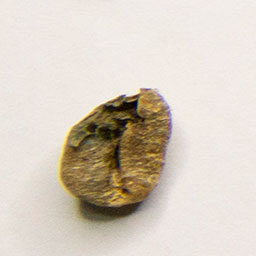
#> input picture dataset/defect/image1.jpg, 256 x 256 px, found by its file name; its folder holds only this picture in this run; the run also reads 1 picture not shown here
$ jupyter execute --allow-errors P3.ipynb   (older library calls are emulated)
#> lines starting #> are read from the running program, lines starting #| are printed output that depends on the picture
[cell 1]
# Import library yang kalian butuhkan
import os
import cv2 as cv
import matplotlib.pyplot as plt
import numpy as np
import pandas as pd
from sklearn.model_selection import train_test_split, cross_val_predict
from sklearn.metrics import accuracy_score, classification_report
from skimage.feature import graycomatrix, graycoprops
from scipy.stats import entropy
from sklearn.ensemble import RandomForestClassifier
from sklearn.svm import SVC
from sklearn.neighbors import KNeighborsClassifier
from sklearn.metrics import accuracy_score, precision_score, recall_score, f1_score, confusion_matrix, classification_report
from sklearn.metrics import (confusion_matrix, ConfusionMatrixDisplay)
import seaborn as sns

import os untuk mengakses sistem file, membaca folder dan path gambar dataset. import cv2 as cv  untuk membaca, memproses, dan memanipulasi gambar seperti resize dan konversi warna. import matplotlib.pyplot as plt untuk menampilkan gambar dan grafik hasil visualisasi. import numpy as np untuk operasi matematika dan manipulasi array atau matriks gambar. import pandas as pd untuk menyimpan dan mengelola data fitur dalam bentuk tabel DataFrame. from sklearn.model_selection import train_test_split, cross_val_predict : train_test_split digunakan untuk membagi dataset menjadi data latih dan data uji, sedangkan cross_val_predict digunakan untuk prediksi menggunakan cross-validation. from skimage.feature import graycomatrix, graycoprops untuk ekstraksi fitur tekstur menggunakan GLCM atau Gray Level Co-occurrence Matrix. from scipy.stats import entropy untuk menghitung nilai entropi sebagai salah satu fitur statistik gambar. from sklearn.ensemble import RandomForestClassifier, from sklearn.svm import SVC dan from sklearn.neighbors import KNeighborsClassifier merupakan tiga model klasifikasi yang digunakan yaitu Random Forest berbasis ensemble decision tree, SVM atau Support Vector Machine, dan KNN atau K-Nearest Neighbors. from sklearn.metrics import accuracy_score, precision_score, recall_score, f1_score, confusion_matrix, classification_report dan from sklearn.metrics import confusion_matrix, ConfusionMatrixDisplay untuk evaluasi performa model mencakup akurasi, presisi, recall, F1-score, dan confusion matrix. import seaborn as sns untuk visualisasi data yang lebih menarik, terutama heatmap confusion matrix.

## Data Loading

Buat struktur folder dataset sebagai berikut:
```
.
└──dataset
    ├── label1
	├── image1.jpg
	├── image2.jpg
	└── image3.jpg
    ├── label2
    └── label3
    └── dst...
```

[cell 2]
data = []
labels = []
file_name = []
for sub_folder in os.listdir("dataset\\"):
    sub_folder_files = os.listdir(os.path.join("dataset\\", sub_folder))
    for i, image in enumerate(sub_folder_files):
        img_path = os.path.join("dataset\\", sub_folder, image)
        img = cv.imread(img_path)
#> img is the input picture: shape (256, 256, 3); mean B, G, R 194.3, 206.2, 216
        img = img.astype(np.uint8)
        img = cv.cvtColor(img, cv.COLOR_BGR2GRAY)
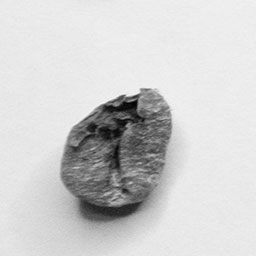
#> img: shape (256, 256); min 2, max 248, mean 207.7

        data.append(img)
        labels.append(sub_folder)
        name = os.path.splitext(image)[0]
        file_name.append(image)

data = np.array(data)
labels = np.array(labels)

Membuat tiga list kosong sebagai wadah untuk menyimpan gambar, label kelas, dan nama file. Melakukan perulangan pada setiap subfolder di dalam folder dataset. Setiap subfolder mewakili satu kelas, misalnya Premium dan Defect. Mengambil daftar semua file gambar yang ada di dalam subfolder tersebut. Melakukan perulangan pada setiap gambar dan membentuk path lengkap menuju file gambar tersebut. Membaca gambar dari path, mengubah tipe datanya menjadi uint8, lalu mengkonversi warna dari BGR menjadi grayscale karena ekstraksi fitur GLCM hanya membutuhkan gambar satu channel. Menyimpan gambar ke list data, nama subfolder sebagai label kelas, dan nama file ke masing-masing list. Mengubah list data dan labels menjadi array NumPy agar bisa diproses oleh model machine learning.

[cell 3]
print(f"Jumlah gambar di memori  : {len(data)}")
#| Jumlah gambar di memori  : 2
print(f"Jumlah label di memori   : {len(labels)}")
print(f"Jumlah nama file dibaca  : {len(file_name)}")

menampilkan jumlah data yang berhasil dimuat ke memori setelah proses pembacaan dataset selesai. len(data) menghitung jumlah gambar yang berhasil dibaca dan disimpan ke dalam array, len(labels) menghitung jumlah label kelas yang tersimpan, seharusnya sama dengan jumlah gambar dan len(file_name) menghitung jumlah nama file yang berhasil dibaca dari folder dataset.

[cell 4]
# Menghitung jumlah gambar untuk masing-masing label otomatis
unique_labels, counts = np.unique(labels, return_counts=True)

# Membuat grafik batang
plt.figure(figsize=(8, 5))
plt.bar(unique_labels, counts, color=['#1f77b4', '#ff7f0e'])
plt.title("Visualisasi Distribusi Data Biji Kopi", fontsize=14)
plt.xlabel("Label / Kelas", fontsize=12)
plt.ylabel("Jumlah Gambar", fontsize=12)

for i in range(len(unique_labels)):
    plt.text(i, counts[i] + 2, str(counts[i]), ha='center', fontweight='bold')

plt.ylim(0, max(counts) + 20)
plt.show()
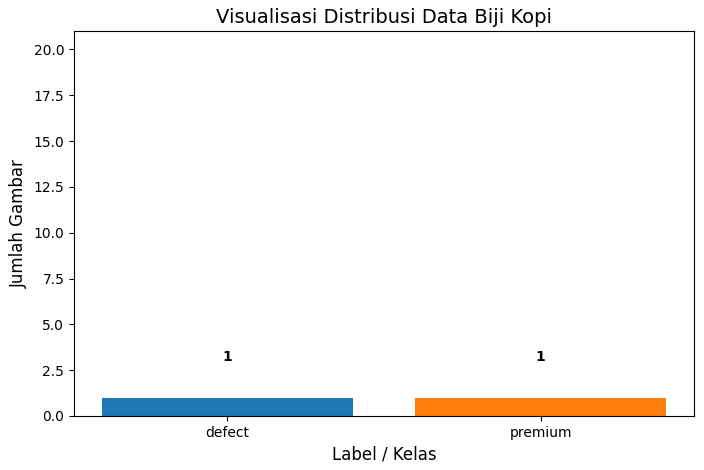
#> figure drawn by matplotlib, 1 panel

Menghitung jumlah gambar untuk setiap kelas secara otomatis. unique_labels berisi nama kelas seperti Normal dan Defect, sedangkan counts berisi jumlah gambar masing-masing kelas. Membuat grafik batang dengan ukuran 8x5 inci. Setiap kelas diberi warna berbeda, biru untuk kelas pertama dan oranye untuk kelas kedua, lalu ditambahkan judul dan label pada sumbu x dan y. Menambahkan angka jumlah gambar tepat di atas setiap batang grafik agar lebih mudah dibaca, dengan posisi sedikit di atas batang dan teks dicetak tebal. Mengatur batas atas sumbu y agar ada ruang kosong di atas batang tertinggi sehingga angka tidak terpotong, lalu menampilkan grafik.

[cell 5]
# 1. Cari urutan (indeks) gambar untuk masing-masing kelas
idx_defect = np.where(labels == 'defect')[0]
idx_premium = np.where(labels == 'premium')[0]

# 2. Ambil 3 gambar defect dan 3 gambar premium untuk dijadikan sampel
sample_indices = np.concatenate((idx_defect[:3], idx_premium[:3]))

plt.figure(figsize=(15, 3))

for i, idx in enumerate(sample_indices):
    plt.subplot(1, len(sample_indices), i + 1)

    # 3. Susun ulang alamat path gambar aslinya
    img_path = os.path.join("dataset", labels[idx], file_name[idx])

    # 4. Baca gambar aslinya dari folder (Format warnanya masih BGR dari OpenCV)
    img_bgr = cv.imread(img_path)

    # 5. Konversi warnanya dari BGR ke RGB biar nggak jadi "kopi avatar" (kebiruan)
    img_rgb = cv.cvtColor(img_bgr, cv.COLOR_BGR2RGB)

    # Tampilkan gambar RGB-nya!
    plt.imshow(img_rgb)
    plt.title(f"ID: {labels[idx]}", fontsize=10)
    plt.axis('off')

plt.tight_layout()
plt.show()
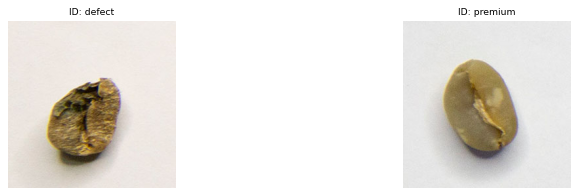
#> figure drawn by matplotlib, 2 panels

Mencari indeks posisi semua gambar yang berlabel defect dan premium di dalam array labels, sehingga bisa diakses secara spesifik per kelas. Mengambil 3 indeks pertama dari kelas defect dan 3 indeks pertama dari kelas premium, lalu digabungkan menjadi satu array berisi 6 indeks sampel. Membuat canvas berukuran 15x3 inci, lalu membuat layout subplot sebanyak 6 kolom dalam 1 baris untuk menampilkan setiap gambar sampel secara berdampingan. Menyusun ulang path gambar asli dari folder dataset menggunakan nama label sebagai subfolder dan nama file yang tersimpan di file_name, lalu membaca gambar tersebut dalam format BGR. Mengkonversi warna gambar dari BGR ke RGB karena OpenCV membaca gambar dalam format BGR, sedangkan matplotlib menampilkan dalam format RGB. Tanpa konversi ini warna gambar akan terlihat kebiruan. Menambahkan judul berisi nama kelas pada setiap gambar, menyembunyikan sumbu koordinat, merapikan jarak antar subplot, lalu menampilkan keseluruhan visualisasi.

## Data Augmentation

### Define Augmentation Function

[cell 6]
# melakukan augmentasi data
data_augmented = []
labels_augmented = []
paths_augmented = []
file_name_augmented = []
for i in range(len(data)):
	pass
#> this loop made 2 passes

Membuat empat list kosong sebagai wadah untuk menyimpan hasil augmentasi, yaitu gambar yang sudah diaugmentasi, label kelasnya, path filenya, dan nama filenya. Melakukan perulangan sebanyak jumlah gambar yang ada di dalam dataset. Kata pass berarti isi perulangan ini masih kosong dan belum diimplementasikan, kemungkinan akan diisi dengan proses augmentasi seperti rotasi, flip, atau perubahan kecerahan pada setiap gambar.

[cell 7]
print("Data sebelum augmentasi: ", len(data))
#| Data sebelum augmentasi:  2
print("Data setelah augmentasi: ", len(data_augmented))

Menampilkan perbandingan jumlah gambar sebelum dan sesudah proses augmentasi dilakukan. Hasilnya akan menunjukkan seberapa banyak data baru yang berhasil dihasilkan dari proses augmentasi, di mana jumlah data setelah augmentasi seharusnya lebih banyak dari sebelumnya.

## Data Preparation

### Define Preprocessing Function

[cell 8]
# 1. KERNEL  yang dipakai
kernelSharpening = np.array([
    [1/9, 1/9, 1/9],
    [1/9, 8/9, 1/9],
    [1/9, 1/9, 1/9]
])

# kernel sobel sumbu x
sobelX = np.array([
    [-1, 0, 1],
    [-2, 0, 2],
    [-1, 0, 1]
], dtype=np.float32)
# kernel sobel sumbu y
sobelY = np.array([
    [ 1,  2,  1],
    [ 0,  0,  0],
    [-1, -2, -1]
], dtype=np.float32)

# kernel prewitt sumbu x
prewittX = np.array([
    [-1, 0, 1],
    [-1, 0, 1],
    [-1, 0, 1]
], dtype=np.float32)
# kernel prewitt sumbu y
prewittY = np.array([
    [ 1,  1,  1],
    [ 0,  0,  0],
    [-1, -1, -1]
], dtype=np.float32)

# kernel roberts sumbu x
robertsX = np.array([
    [1,  0],
    [0, -1]
], dtype=np.float32)
# kernel roberts sumbu y
robertsY = np.array([
    [ 0, 1],
    [-1, 0]
], dtype=np.float32)

# 2. FUNGSI DASAR
# [26 lines left out: functions normalisasi, histogram_equalization, not called in this run]

# 3. FUNGSI SPASIAL
def convolution(img, kernel):
    size = kernel.shape[0]
    pad_size = size // 2
    padded = np.pad(img, pad_size, mode='constant')
    canvas = np.zeros_like(img).astype(np.float32)
    height, width = img.shape
    for i in range(height):
        for j in range(width):
            region = padded[i:i+size, j:j+size]
            canvas[i, j] = np.sum(region * kernel)
    return canvas

def edge(img, kernelx, kernely):
    gx = convolution(img, kernelx)
    gy = convolution(img, kernely)
    canvas = np.abs(gx) + np.abs(gy)
    canvas = canvas * 255.0 / np.max(canvas)
    return np.clip(canvas, 0, 255).astype(np.uint8)

def filter(img, size, mode):
    # dimensi gambar
    height, width = img.shape
    # ukuran padding
    pad = size // 2
    # tambah padding tepi
    padded = np.pad(img, pad, mode='edge')
    # kanvas hasil
    canvas = np.zeros_like(img, dtype=np.uint8)
    match mode:
        case 'mean':
            area = size * size
            # filter rata-rata
            for i in range(height):
                for j in range(width):
                    # area kernel
                    region = padded[i:i+size, j:j+size]
                    # rumus mean manual
                    total = 0
                    for ki in range(size):
                        for kj in range(size):
                            total += int(region[ki, kj])
                    # rumus mean manual
                    canvas[i, j] = total // area
        case 'median':
            area = size * size
            # filter median
            for i in range(height):
                for j in range(width):
                    # area kernel
                    region = padded[i:i+size, j:j+size]
                    # kumpulkan nilai piksel ke list manual
                    values = [0] * area
                    idx = 0
                    for ki in range(size):
                        for kj in range(size):
                            values[idx] = int(region[ki, kj])
                            idx += 1
                    # urutkan manual dengan bubble sort
                    for a in range(area):
                        for b in range(0, area - a - 1):
                            if values[b] > values[b + 1]:
                                values[b], values[b + 1] = values[b + 1], values[b]
                    # ambil nilai tengah
                    canvas[i, j] = values[area // 2]
        case 'modus':
            # filter modus
            for i in range(height):
                for j in range(width):
                    # area kernel
                    region = padded[i:i+size, j:j+size]
                    # ratakan array
                    values = region.ravel()
                    # hitung kemunculan
                    count = {}
                    for val in values:
                        if val in count:
                            count[val] += 1
                        else:
                            count[val] = 1
                    # cari nilai terbanyak
                    max_count = 0
                    mode_val = 0
                    for val, freq in count.items():
                        if freq > max_count:
                            max_count = freq
                            mode_val = val
                    # simpan hasil
                    canvas[i, j] = mode_val
    # kembalikan gambar
    return canvas

#TRESHHOLD
def thresholding(image, n):
    image = np.array(image)
    result = np.zeros_like(image)

    for i in range(image.shape[0]):
        for j in range(image.shape[1]):
            if image[i][j] >= n:
                result[i][j] = 255
            else:
                result[i][j] = 0
    return result

Kernel untuk mempertajam gambar. Nilai tengah 8/9 yang lebih besar dari sekitarnya membuat piksel pusat lebih dominan sehingga tepi dan detail gambar terlihat lebih tajam.Dua kernel Sobel untuk mendeteksi tepi. sobelX mendeteksi perubahan intensitas arah horizontal, sedangkan sobelY mendeteksi perubahan arah vertikal.Dua kernel Prewitt untuk mendeteksi tepi, mirip dengan Sobel namun tanpa pembobotan lebih besar pada baris atau kolom tengah. prewittX mendeteksi perubahan intensitas arah horizontal, sedangkan prewittY mendeteksi perubahan arah vertikal. Karena tidak ada pembobotan ekstra, hasil deteksi tepi Prewitt cenderung lebih sederhana dan sedikit lebih sensitif terhadap noise dibanding Sobel.Dua kernel Roberts berukuran dua kali dua untuk mendeteksi tepi dengan cara membandingkan piksel secara diagonal. robertsX dan robertsY masing masing menangkap perubahan intensitas pada arah diagonal yang berlawanan. Karena ukurannya kecil, kernel ini lebih cepat dihitung namun lebih rentan terhadap noise dibanding Sobel maupun Prewitt.Fungsi normalisasi agar nilai piksel tersebar merata dari 0 sampai 255. Piksel paling gelap menjadi 0 dan paling terang menjadi 255.Fungsi histogram_equalization untuk menghitung histogram gambar secara manual, yaitu menghitung berapa banyak piksel untuk setiap nilai intensitas dari 0 sampai 255. Menghitung Cumulative Distribution Function (CDF) lalu dinormalisasi ke rentang 0-255. CDF digunakan sebagai tabel pemetaan nilai piksel baru agar distribusi intensitas menjadi lebih merata.Fungsi convolution untuk operasi konvolusi manual antara gambar dan kernel. Setiap piksel dihitung dengan mengalikan area sekitarnya dengan nilai kernel lalu dijumlahkan. Padding ditambahkan agar ukuran output sama dengan input.Fungsi edge untuk mendeteksi tepi dengan menggabungkan hasil konvolusi sobelX dan sobelY. Nilai absolut keduanya dijumlahkan untuk mendapatkan kekuatan tepi di setiap piksel.Fungsi filter dengan tiga mode. Mode mean menghitung rata-rata piksel dalam area kernel untuk menghaluskan gambar. Mode median mengurutkan nilai piksel menggunakan bubble sort manual lalu mengambil nilai tengahnya, yang lebih efektif untuk menghilangkan noise tanpa mengaburkan tepi gambar. Mode modus menghitung nilai piksel yang paling sering muncul dalam area kernel menggunakan dictionary, lalu menjadikan nilai dengan frekuensi tertinggi sebagai hasil untuk piksel tengah, sehingga cocok untuk menghilangkan noise berupa nilai piksel acak yang berbeda jauh dari sekitarnya.Fungsi thresholding untuk mengubah gambar grayscale menjadi gambar biner. Setiap piksel dibandingkan dengan nilai ambang n. Jika nilai piksel lebih besar atau sama dengan n maka piksel tersebut diubah menjadi putih atau 255, sedangkan jika lebih kecil dari n maka diubah menjadi hitam atau 0. Proses ini memisahkan objek dari latar belakang berdasarkan tingkat kecerahan.

[cell 9]
def resize(image, target_size=(256, 256)):
    old_height, old_width = image.shape[:2]
    new_height, new_width = target_size
    resized_image = np.zeros((new_height, new_width), dtype=np.uint8)
    for i in range(new_height):
        for j in range(new_width):
            x = int(j * old_width / new_width)
            y = int(i * old_height / new_height)
            resized_image[i, j] = image[y, x]
    return resized_image

# [22 lines left out: functions prepro1, prepro2, not called in this run]

def prepro3(image):
    # Eksperimen 3: Smoothing + Edge Detection (Manual)

    # 1. Smoothing (mean filter ukuran 3) manual
    img_smooth = filter(image, 3, 'mean')

    # 2. Edge Detection Sobel manual
    img_edge = edge(img_smooth, sobelX, sobelY)

    img_tresh = thresholding(img_edge, 15)

    return img_tresh

Fungsi resize untuk mengubah ukuran gambar ke dimensi target secara manual menggunakan metode nearest neighbor. Setiap piksel pada gambar baru dipetakan ke posisi piksel terdekat di gambar asli berdasarkan perbandingan skala lebar dan tinggi. Fungsi prepro1: Median Filter + Normalisasi untuk pipeline preprocessing eksperimen pertama. Pertama gambar dihaluskan menggunakan median filter ukuran 3x3 untuk menghilangkan noise, lalu hasilnya dinormalisasi agar nilai piksel tersebar merata dari 0 sampai 255. Fungsi prepro2: Histogram Equalization + Sharpening untuk pipeline preprocessing eksperimen kedua. Pertama distribusi intensitas gambar diratakan menggunakan histogram equalization agar detail di area gelap maupun terang lebih terlihat, lalu dilakukan sharpening melalui konvolusi untuk mempertajam tepi dan detail gambar. Fungsi np.clip dipakai karena hasil konvolusi bisa menghasilkan nilai di luar rentang 0-255. Fungsi prepro3: Smoothing + Edge Detection untuk pipeline preprocessing eksperimen ketiga. Pertama gambar dihaluskan menggunakan mean filter ukuran 3x3 untuk mengurangi noise sebelum deteksi tepi, lalu diterapkan deteksi tepi Sobel pada kedua arah horizontal dan vertikal untuk menghasilkan gambar yang hanya menampilkan informasi tepi biji kopi.

### Preprocessing

[cell 10]
# pada bagian ini bisa gunakan data yang sebelum augmentasi atau setelah augmentasi
dataPreprocessed = []
for i in range(len(data)):
    # 1. Resize dulu pakai fungsi manual
    img_resized = resize(data[i], target_size=(256, 256))

    # 2. Panggil eksperimennya (Ganti prepro1 jadi prepro2 / prepro3 untuk tes yang lain)
    img_final = prepro3(img_resized)

    # 3. Masukkan ke list
    dataPreprocessed.append(img_final)
#> this loop made 2 passes
#> (old_height in resize, old_width in resize, new_height in resize, new_width in resize) on passes 1 to 2: (256, 256, 256, 256), (256, 256, 256, 256)
#> pass 1, in convolution, `padded = np.pad(img, pad_size, mode='constant')`:
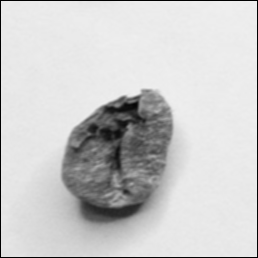
#> padded: shape (258, 258); min 0, max 239, mean 204
#> pass 1, in edge, `gx = convolution(img, kernelx)`:
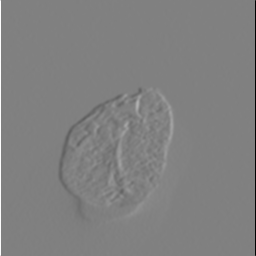
#> gx: shape (256, 256) float32; min -952, max 936, mean 0.1; drawn with min black and max white
#> after the loop, dataPreprocessed = 2 items

dataPreprocessed = np.array(dataPreprocessed)
print(f"Selesai memproses {len(dataPreprocessed)} gambar.")
#| Selesai memproses 2 gambar.

Membuat list kosong sebagai wadah untuk menyimpan seluruh gambar yang sudah melalui proses preprocessing. Melakukan perulangan pada setiap gambar di dalam dataset, lalu mengubah ukurannya menjadi 256x256 piksel menggunakan fungsi resize manual agar semua gambar memiliki dimensi yang seragam sebelum diproses lebih lanjut. Menerapkan pipeline preprocessing eksperimen ketiga yaitu smoothing dengan mean filter, deteksi tepi Sobel, dan thresholding pada gambar yang sudah di-resize, lalu menyimpan hasilnya ke dalam list. Setelah seluruh gambar selesai diproses, list tersebut diubah menjadi array numpy agar bisa digunakan untuk tahap ekstraksi fitur maupun pelatihan model selanjutnya.

[cell 11]
# Ambil 10 indeks gambar defect dan 10 premium
idx_defect = np.where(labels == 'defect')[0][:10]
idx_premium = np.where(labels == 'premium')[0][:10]

def plot_10_images(indices, title_name):
#> called with indices = array of shape (1,), title_name = 'ANALISIS VISUAL 10 BIJI KOPI DEFECT'
    plt.figure(figsize=(20, 4))
    plt.suptitle(title_name, fontsize=16, fontweight='bold')

    for i, idx in enumerate(indices):
        # --- BARIS ATAS: ORIGINAL RGB ---
        plt.subplot(2, 10, i + 1)
        img_path = os.path.join("dataset", labels[idx], file_name[idx])
        img_bgr = cv.imread(img_path)
        plt.imshow(cv.cvtColor(img_bgr, cv.COLOR_BGR2RGB))
        plt.title("Original", fontsize=10)
        plt.axis('off')

        # --- BARIS BAWAH: HASIL PREPROCESSING ---
        plt.subplot(2, 10, i + 1 + 10)
        # Ganti cmap jadi 'hot' atau 'viridis' kalau pakai Gradient/Edge biar makin keren visualnya!
        plt.imshow(dataPreprocessed[idx], cmap='gray')
        plt.title("Preprocessed", fontsize=10)
        plt.axis('off')

    plt.tight_layout()
    plt.show()
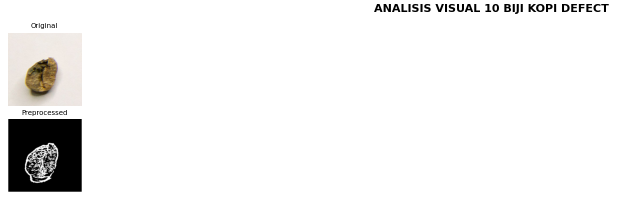
#> figure drawn by matplotlib, 2 panels

# Panggil fungsi untuk menggambar
plot_10_images(idx_defect, "ANALISIS VISUAL 10 BIJI KOPI DEFECT")
plot_10_images(idx_premium, "ANALISIS VISUAL 10 BIJI KOPI PREMIUM")
#> (the rest of the program and of its run is left out)
